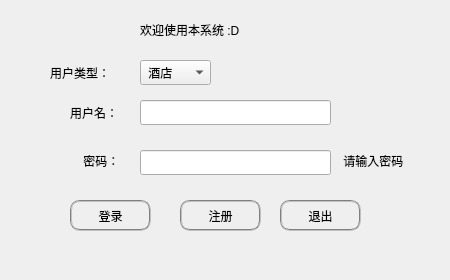
<?xml version="1.0" encoding="UTF-8"?>
<ui version="4.0">
 <class>LoginDiag</class>
 <widget class="QDialog" name="LoginDiag">
  <property name="geometry">
   <rect>
    <x>0</x>
    <y>0</y>
    <width>450</width>
    <height>280</height>
   </rect>
  </property>
  <property name="sizePolicy">
   <sizepolicy hsizetype="Fixed" vsizetype="Fixed">
    <horstretch>0</horstretch>
    <verstretch>0</verstretch>
   </sizepolicy>
  </property>
  <property name="minimumSize">
   <size>
    <width>450</width>
    <height>280</height>
   </size>
  </property>
  <property name="maximumSize">
   <size>
    <width>450</width>
    <height>280</height>
   </size>
  </property>
  <property name="windowTitle">
   <string>Nest</string>
  </property>
  <property name="sizeGripEnabled">
   <bool>false</bool>
  </property>
  <widget class="QPushButton" name="LoginBtn">
   <property name="geometry">
    <rect>
     <x>70</x>
     <y>200</y>
     <width>81</width>
     <height>31</height>
    </rect>
   </property>
   <property name="styleSheet">
    <string notr="true">QPushButton
{
font: 13pt &quot;华文楷体&quot;;
color:rgb(0, 0, 0);
border:2px groove gray;border-radius:10px;padding:2px 4px
}
QPushButton:hover
{
font: 13pt &quot;华文楷体&quot;;
color:rgb(117, 117, 117);
border:2px groove gray;border-radius:10px;padding:2px 4px
}
QPushButton:pressed
{
font: 13pt &quot;华文楷体&quot;;
color:rgb(182, 182, 182)
border:2px groove gray;border-radius:10px;padding:2px 4px
}
</string>
   </property>
   <property name="text">
    <string>登录</string>
   </property>
  </widget>
  <widget class="QPushButton" name="ExitBtn">
   <property name="geometry">
    <rect>
     <x>280</x>
     <y>200</y>
     <width>81</width>
     <height>31</height>
    </rect>
   </property>
   <property name="styleSheet">
    <string notr="true">QPushButton
{
font: 13pt &quot;华文楷体&quot;;
color:rgb(0, 0, 0);
border:2px groove gray;border-radius:10px;padding:2px 4px
}
QPushButton:hover
{
font: 13pt &quot;华文楷体&quot;;
color:rgb(117, 117, 117);
border:2px groove gray;border-radius:10px;padding:2px 4px
}
QPushButton:pressed
{
font: 13pt &quot;华文楷体&quot;;
color:rgb(182, 182, 182)
border:2px groove gray;border-radius:10px;padding:2px 4px
}
</string>
   </property>
   <property name="text">
    <string>退出</string>
   </property>
  </widget>
  <widget class="QLabel" name="label">
   <property name="geometry">
    <rect>
     <x>70</x>
     <y>100</y>
     <width>71</width>
     <height>25</height>
    </rect>
   </property>
   <property name="styleSheet">
    <string notr="true">font: 14pt &quot;华文楷体&quot;;
</string>
   </property>
   <property name="text">
    <string>用户名：</string>
   </property>
  </widget>
  <widget class="QLabel" name="label_2">
   <property name="geometry">
    <rect>
     <x>80</x>
     <y>150</y>
     <width>61</width>
     <height>21</height>
    </rect>
   </property>
   <property name="styleSheet">
    <string notr="true">font: 14pt &quot;华文楷体&quot;;
</string>
   </property>
   <property name="text">
    <string> 密码：</string>
   </property>
  </widget>
  <widget class="QLineEdit" name="usrLineEdit">
   <property name="geometry">
    <rect>
     <x>140</x>
     <y>100</y>
     <width>191</width>
     <height>25</height>
    </rect>
   </property>
   <property name="styleSheet">
    <string notr="true">font: italic 12pt &quot;Calibri&quot;;</string>
   </property>
  </widget>
  <widget class="QLineEdit" name="pwdLineEdit">
   <property name="geometry">
    <rect>
     <x>140</x>
     <y>150</y>
     <width>191</width>
     <height>25</height>
    </rect>
   </property>
   <property name="styleSheet">
    <string notr="true">font: italic 12pt &quot;Calibri&quot;;</string>
   </property>
   <property name="echoMode">
    <enum>QLineEdit::Password</enum>
   </property>
  </widget>
  <widget class="QLabel" name="Tip">
   <property name="geometry">
    <rect>
     <x>340</x>
     <y>150</y>
     <width>91</width>
     <height>21</height>
    </rect>
   </property>
   <property name="styleSheet">
    <string notr="true">font: 75 10pt &quot;微软雅黑&quot;;</string>
   </property>
   <property name="text">
    <string> 请输入密码</string>
   </property>
  </widget>
  <widget class="QPushButton" name="RegBtn">
   <property name="geometry">
    <rect>
     <x>180</x>
     <y>200</y>
     <width>81</width>
     <height>31</height>
    </rect>
   </property>
   <property name="styleSheet">
    <string notr="true">QPushButton
{
font: 13pt &quot;华文楷体&quot;;
color:rgb(0, 0, 0);
border:2px groove gray;border-radius:10px;padding:2px 4px
}
QPushButton:hover
{
font: 13pt &quot;华文楷体&quot;;
color:rgb(117, 117, 117);
border:2px groove gray;border-radius:10px;padding:2px 4px
}
QPushButton:pressed
{
font: 13pt &quot;华文楷体&quot;;
color:rgb(182, 182, 182)
border:2px groove gray;border-radius:10px;padding:2px 4px
}
</string>
   </property>
   <property name="text">
    <string>注册</string>
   </property>
  </widget>
  <widget class="QComboBox" name="comboBox">
   <property name="geometry">
    <rect>
     <x>140</x>
     <y>60</y>
     <width>71</width>
     <height>25</height>
    </rect>
   </property>
   <property name="styleSheet">
    <string notr="true">font: 12pt &quot;华文楷体&quot;;
</string>
   </property>
   <item>
    <property name="text">
     <string> 酒店</string>
    </property>
   </item>
   <item>
    <property name="text">
     <string> 客户</string>
    </property>
   </item>
   <item>
    <property name="text">
     <string>管理员</string>
    </property>
   </item>
   <item>
    <property name="text">
     <string> 经理</string>
    </property>
   </item>
  </widget>
  <widget class="QLabel" name="label_3">
   <property name="geometry">
    <rect>
     <x>50</x>
     <y>60</y>
     <width>91</width>
     <height>25</height>
    </rect>
   </property>
   <property name="styleSheet">
    <string notr="true">font: 14pt &quot;华文楷体&quot;;
</string>
   </property>
   <property name="text">
    <string>用户类型：</string>
   </property>
  </widget>
  <widget class="QLabel" name="label_4">
   <property name="geometry">
    <rect>
     <x>140</x>
     <y>20</y>
     <width>171</width>
     <height>20</height>
    </rect>
   </property>
   <property name="styleSheet">
    <string notr="true">font: 14pt &quot;华文楷体&quot;;
</string>
   </property>
   <property name="text">
    <string>欢迎使用本系统 :D</string>
   </property>
  </widget>
 </widget>
 <resources/>
 <connections/>
</ui>
